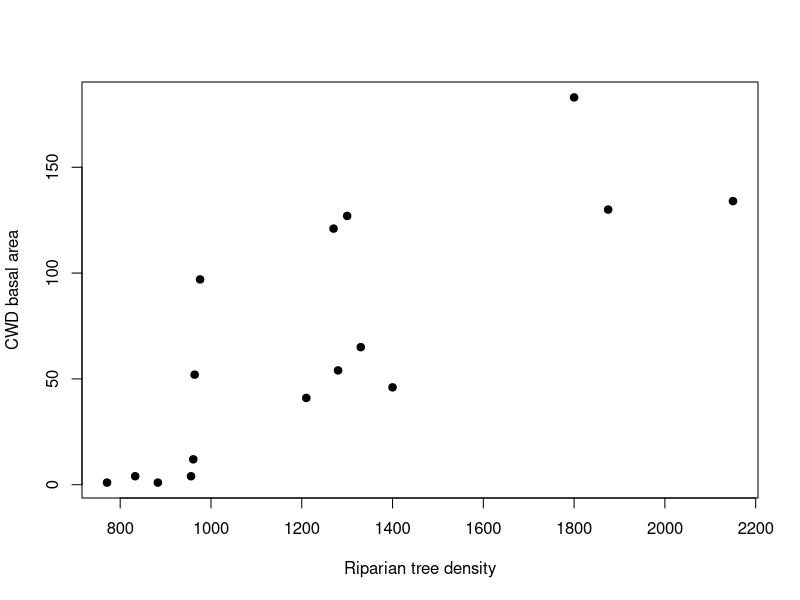
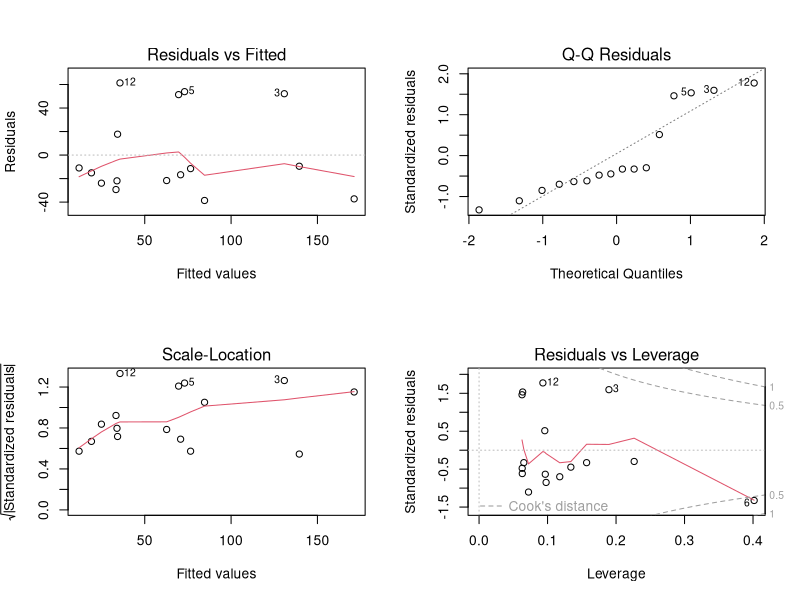
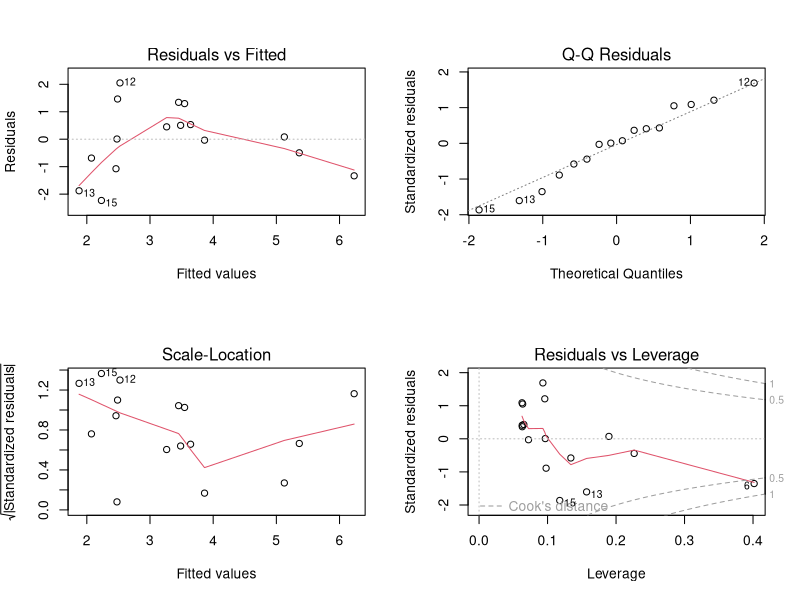
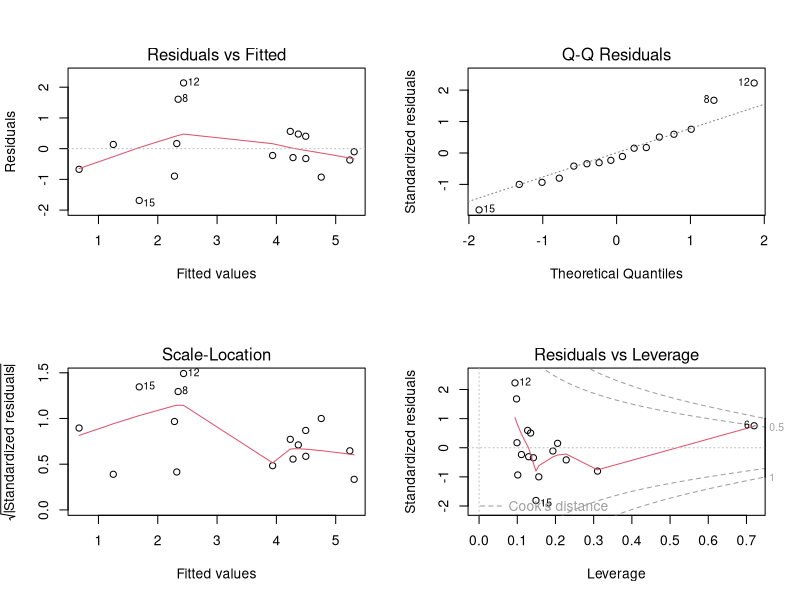
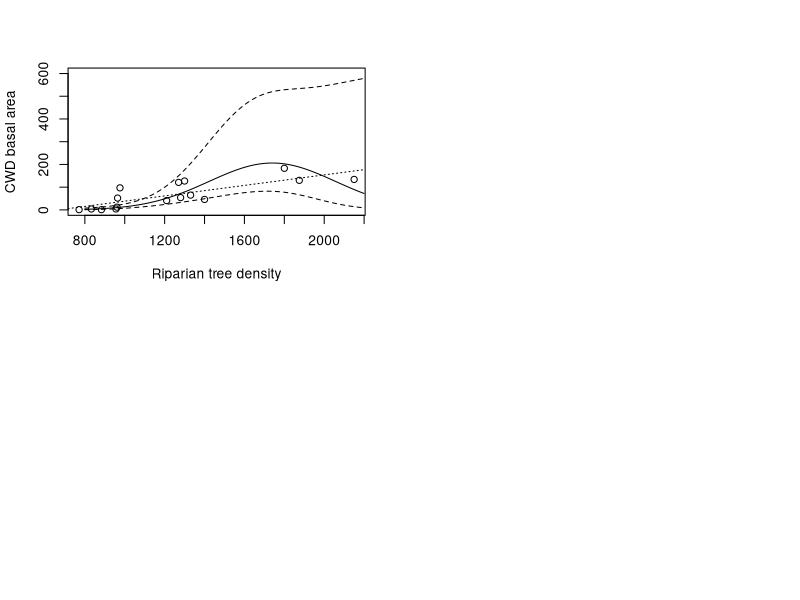

Recreate these plots in R, in order.
## ---- chunk 1
cwd <- read.csv("christ.csv")
## ---- chunk 2
plot(CWD.BASA ~ RIP.DENS, data = cwd, pch = 19,
     xlab = "Riparian tree density", ylab = "CWD basal area")
## ---- chunk 3
m <- lm(CWD.BASA ~ RIP.DENS, data = cwd)
summary(m)
## ---- chunk 4
par(mfrow = c(2, 2))
plot(m)
## ---- chunk 5
m_log <- lm(log(CWD.BASA) ~ RIP.DENS, data = cwd)
summary(m_log)
## ---- chunk 6
par(mfrow = c(2, 2))
plot(m_log)
## ---- chunk 7
m_quad <- lm(log(CWD.BASA) ~ RIP.DENS + I(RIP.DENS^2),
             data = cwd)
summary(m_quad)
## ---- chunk 8
par(mfrow = c(2, 2))
plot(m_quad)
## ---- chunk 9
m_cubic <- lm(log(CWD.BASA) ~ RIP.DENS + I(RIP.DENS^2) 
              + I(RIP.DENS^3),
             data = cwd)
summary(m_cubic)
## ---- chunk 10
p <- predict(m_quad,
             newdata = data.frame(RIP.DENS = c(1000, 1500)),
             interval = "confidence")
p
## ---- chunk 11
exp(p)
## ---- chunk 12
p <- predict(m_quad, 
             newdata = data.frame(RIP.DENS=800:2200), 
             interval = "confidence")

plot(CWD.BASA ~ RIP.DENS,
     data = cwd,
     xlab = "Riparian tree density", 
     ylab = "CWD basal area",
     ylim = c(0, 600))

abline(m, lty=3)
lines(800:2200, exp(p[,1]))
lines(800:2200, exp(p[,2]), lty=2)
lines(800:2200, exp(p[,3]), lty=2)
## ---- chunk 13
confint(m_quad)
